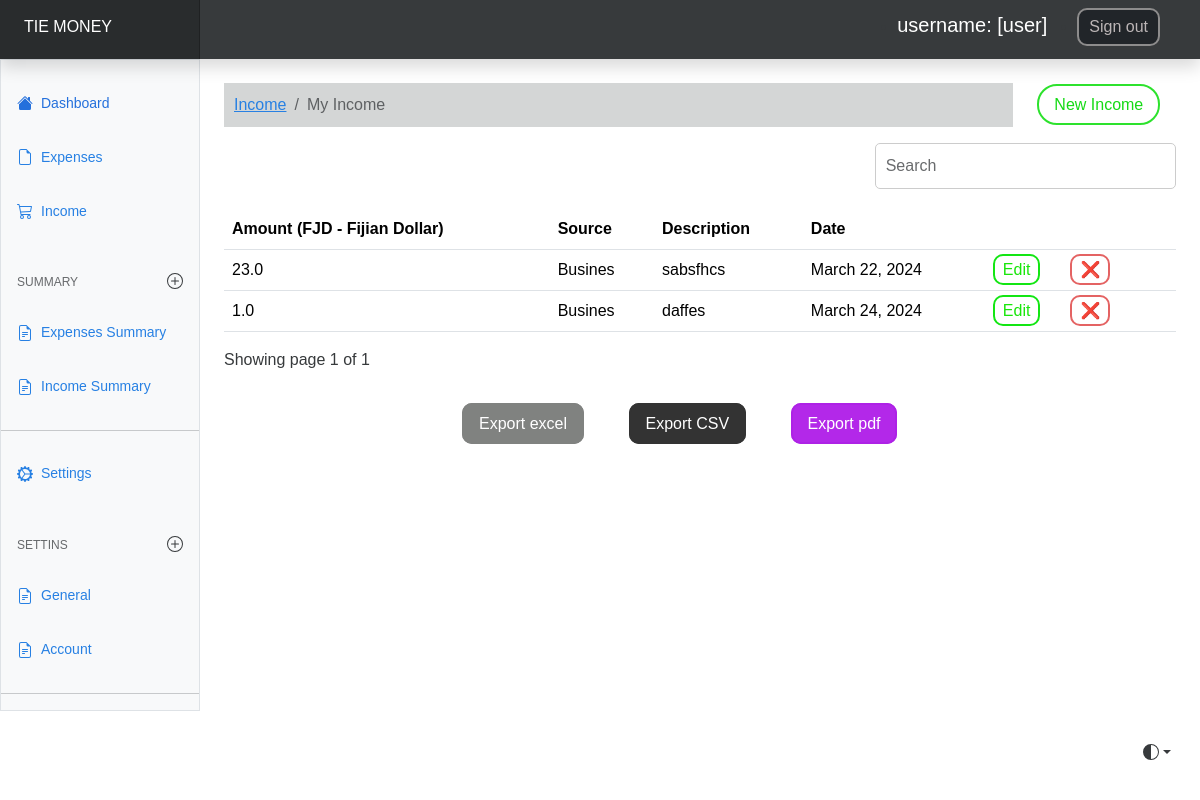
/income/ (signed in), run on the app's committed database.
### userpreferences/models.py (models this page shows, shortened)
class UserPreference(models.Model):
    user = models.OneToOneField(User, on_delete = models.CASCADE)
    currency = models.CharField(max_length=255, blank=True, null=True)

### userincome/models.py (models this page shows, shortened)
class UserIncome(models.Model):
    amount = models.FloatField() # DECIMAL
    date = models.DateField(default = now)
    description = models.TextField()
    owner = models.ForeignKey(to=User, on_delete = models.CASCADE)
    source = models.CharField(max_length = 255)
    class Meta:
        ordering: ['-date']

### userincome/views.py (the view)
# urls.py: path("", views.index, name='expenses'),
@login_required(login_url='/authentication/login/')
def index(request):
    source = Source.objects.all()
    income = UserIncome.objects.filter(owner=request.user)
    paginator = Paginator(income, 2)
    page_number = request.GET.get('page')
    page_obj = Paginator.get_page(paginator, page_number)
    currency = UserPreference.objects.get(user=request.user).currency
    context = {
        'income': income,
        'source': source,
        'page_obj': page_obj,
        'currency': currency,
    }
    return render(request, 'income/index.html', context)

### templates/income/index.html (shortened to what this page needs)
{% extends "base.html" %}
{% load static %}
{% block content %}
<link rel="stylesheet" href="{% static "css/income.css" %}">
<div class="new-container mt-4">
    <div class="row">
        {% include "partials/_messages.html" %}
        <div class="col-md-10">
            <nav aria-label="breadcrumb">
                <ol class="breadcrumb">
                    <li class="breadcrumb-item"><a href="">Income</a></li>
                    <li class="breadcrumb-item active" aria-current="page">My Income</li>
                </ol>
            </nav>
        </div>
        <div class="col">
            <a href="{% url 'add-income' %}" class="col-mt-2 add_expense">New income</a>
        </div>
    </div>
   <div class="new-container">
        {% if income.count %}
        <div class="row">
            <div class="col-md-8"></div>
            <div class="col-md-4">
                <div class="form-group">
                    <input type="text" class="form-control" placeholder="Search" id="searchField">
                </div>
            </div>
        </div>
        <div class="app-table">
            <table class=" table table-stripped table-hover">
                <thead>
                    <tr>
                        <th>Amount ({{ currency }})</th>
                        <th>Source</th>
                        <th>Description</th>
                        <th>Date</th>
                        <th></th>
                    </tr>
                </thead>
                <tbody>
                    {% for income in page_obj %}
                    <tr>
                        <td>{{ income.amount }}</td>
                        <td>{{ income.source }}</td>
                        <td>{{ income.description }}</td>
                        <td>{{ income.date }}</td>
                        <td><a href="{% url 'edit-income' income.id %}" class="edit-btn">Edit</a><a
                                href="{% url 'income-delete' income.id %}" class="delete-btn">❌</a></td>
                    </tr>
                    {% endfor %}
                </tbody>
            </table>
        </div>
        <div class="pagination-container">
            <div class="">
                Showing page {{ page_obj.number }} of {{ page_obj.paginator.num_pages }}
            </div>
            {% endif %}
        </div>
        <div class="export-button">
            <a href="{% url 'export-excel' %}" class="excel-export">Export excel</a>
            <a href="{% url 'export-csv' %}" class="csv-export">Export CSV</a>
            <a href="{% url 'export-pdf' %}" class="pdf-export">Export pdf</a>
        </div>
    </div>
</div>
{% endblock %}

### templates/base.html (shortened to what this page needs)
{% load static %}
<!doctype html>
<html lang="en" data-bs-theme="auto">
  <head><script src="/docs/5.3/assets/js/color-modes.js"></script>
    <link rel="stylesheet" href="{% static "css/main.css" %}">
    <link rel="stylesheet" href="{% static "css/style.css" %}">
    <link rel="stylesheet" href="{% static "css/expenses.css" %}">
    <link rel="stylesheet" href="https://cdn.jsdelivr.net/npm/@docsearch/css@3">
<link href="{% static 'css/bootstrap.min.css' %}" rel="stylesheet">
    <link href="https://cdn.jsdelivr.net/npm/bootstrap-icons@1.10.5/font/bootstrap-icons.min.css" rel="stylesheet">
    <link href="{% static "css/dashboard.css" %}" rel="stylesheet">
  </head>
  <body>
    <div class="dropdown position-fixed bottom-0 end-0 mb-3 me-3 bd-mode-toggle">
      <button class="btn btn-bd-primary py-2 dropdown-toggle d-flex align-items-center"
              id="bd-theme"
              type="button"
              aria-expanded="false"
              data-bs-toggle="dropdown"
              aria-label="Toggle theme (auto)">
        <svg class="bi my-1 theme-icon-active" width="1em" height="1em"><use href="#circle-half"></use></svg>
      </button>
    </div>
<header class="navbar sticky-top bg-dark flex-md-nowrap p-0 shadow" data-bs-theme="dark">
  <a class="navbar-brand col-md-4 col-lg-2 me-0 px-4 fs-6 text-white" href="#">TIE MONEY</a>
  <ul class="nav-ul">
    <li class="nav-item">
      <a class="link-nav" action='nav-link' href=''>
          username:  [{{ request.user.username }}]
       </a>
      </li>
    <li class="nav-item">
      <form action="{% url "logout" %}" method="post">{% csrf_token %}
        <input class="text text-capitali logout-btn" type="submit" value="Sign out">
       </form>
      </li>
  </ul>
</header>
<div class="container-fluid">
  <div class="row">
    {% include "partials/_sidebar.html" %}
    <main class="col-md-9 ms-sm-auto col-lg-10 px-md-4">
      {% block content %}
      {% endblock %}
    </main>
  </div>
</div>
    <script src="{% static "js/dashboard.js" %}"></script></body>
</html>

### static/css/main.css (style rules this page uses)
* { font-family: 'Segoe UI', Tahoma, Geneva, Verdana, sans-serif; }
.bi { vertical-align: -.125em; fill: currentColor; }
.btn-bd-primary { --bd-violet-bg: #712cf9; --bd-violet-rgb: 112.520718, 44.062154, 249.437846; --bs-btn-font-weight: 600; --bs-btn-color: var(--bs-white); --bs-btn-bg: var(--bd-violet-bg); --bs-btn-border-color: var(--bd-violet-bg); --bs-btn-hover-color: var(--bs-white); --bs-btn-hover-bg: #6528e0; --bs-btn-hover-border-color: #6528e0; --bs-btn-focus-shadow-rgb: var(--bd-violet-rgb); --bs-btn-active-color: var(--bs-btn-hover-color); --bs-btn-active-bg: #5a23c8; --bs-btn-active-border-color: #5a23c8; }
.bd-mode-toggle { z-index: 1500; }

### static/css/style.css (style rules this page uses)
form { display: flex; flex-direction: column; }
.form-group { margin-bottom: 20px; }
input[type="text"], input[type="email"], input[type="password"] { width: 100%; padding: 10px; border: 1px solid #ccc; border-radius: 5px; }

### static/css/expenses.css (style rules this page uses)
.export-button { padding-left: 25%; margin-top: 40px; }
.excel-export { border: 2px solid rgb(128, 130, 128); background-color: rgb(128, 130, 128); padding: 10px 15px; color: white; text-decoration: none; border-radius: 10px; margin-right: 40px; }
.csv-export { border: 2px solid rgb(51, 51, 51); background-color: rgb(51, 51, 51); padding: 10px 15px; color: white; text-decoration: none; border-radius: 10px; margin-right: 40px; }
.pdf-export { border: 2px solid rgb(174, 34, 230); background-color: rgb(179, 40, 233); padding: 10px 15px; color: white; text-decoration: none; border-radius: 10px; margin-right: 40px; }
* { font-family: 'Trebuchet MS', 'Lucida Sans Unicode', 'Lucida Grande', 'Lucida Sans', Arial, sans-serif; }
.breadcrumb { background-color: rgb(212, 214, 214); padding: 10px 10px; }
.edit-btn { color: rgb(25, 230, 11); text-decoration: none; border: 2px solid rgb(19, 230, 19); border-radius: 10px; padding: 5px 8px; margin-right: 30px; }
.delete-btn { border: 2px solid rgb(228, 99, 99); border-radius: 10px; padding: 5px 8px; text-decoration: none; }
.add_expense { text-decoration: none; border: 2px solid rgb(45, 226, 45); color: rgb(22, 218, 22); border-radius: 20px; text-transform: capitalize; font-family: 'Trebuchet MS', 'Lucida Sans Unicode', 'Lucida Grande', 'Lucida Sans', Arial, sans-serif; font-weight: 400; padding: 10px 15px; }
.col { margin-top: 10px; }

### static/css/dashboard.css (style rules this page uses)
.bi { display: inline-block; width: 1rem; height: 38px; }
.navbar-brand { padding-top: 15px; padding-bottom: 20px; background-color: rgba(0, 0, 0, .25); box-shadow: inset -1px 0 0 rgba(0, 0, 0, .25); }

### static/css/income.css (style rules this page uses)
* { font-family: 'Trebuchet MS', 'Lucida Sans Unicode', 'Lucida Grande', 'Lucida Sans', Arial, sans-serif; }
.breadcrumb { background-color: rgb(212, 214, 214); padding: 10px 10px; }
.edit-btn { color: rgb(25, 230, 11); text-decoration: none; border: 2px solid rgb(19, 230, 19); border-radius: 10px; padding: 5px 8px; margin-right: 30px; }
.delete-btn { border: 2px solid rgb(228, 99, 99); border-radius: 10px; padding: 5px 8px; text-decoration: none; }
.add_expense { text-decoration: none; border: 2px solid rgb(45, 226, 45); color: rgb(22, 218, 22); border-radius: 20px; text-transform: capitalize; font-family: 'Trebuchet MS', 'Lucida Sans Unicode', 'Lucida Grande', 'Lucida Sans', Arial, sans-serif; font-weight: 400; padding: 10px 15px; }
.col { margin-top: 10px; }

### templates/base.html (style rules this page uses)
.logout-btn { color: rgba(221, 213, 213, 0.825); background-color: #212529; margin-top: 8px; margin-bottom: -3px; margin-right: 40px; padding: 5px 10px; border: 2px solid rgb(141, 140, 140); border-radius: 10px; }
.link-nav { text-decoration: none; margin-right: 30px; margin-top: 10px; font-size: 20px; color: white; display: flex; }
.nav-ul { display: flex; }

### data on the page
UserPreference: currency "FJD - Fijian Dollar"
UserIncome: amount "23.0", source "Busines", description "sabsfhcs", date "March 22, 2024"
UserIncome: amount "1.0", source "Busines", description "daffes", date "March 24, 2024"

### other printed values
{{ request.user.username }} "user"
{{ page_obj.number }} "1"
{{ page_obj.paginator.num_pages }} "1"
